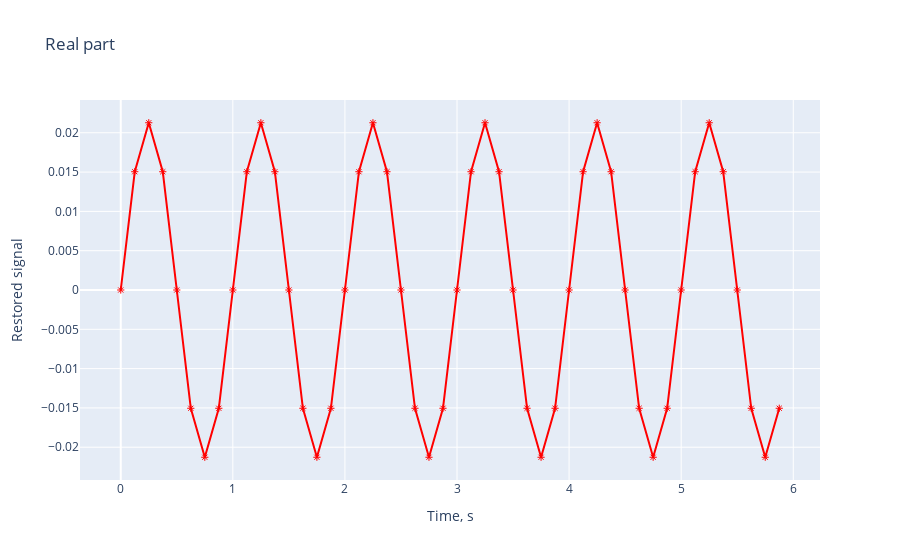

The notebook cell this image was saved under:
### Code cell
data = [
    go.Scatter(
        x = t,
        y = np.real(ys),
        mode = 'markers+lines',
        marker = dict(color='red', symbol=135)
    )
]
layout = go.Layout(
    title = 'Real part',
    xaxis=dict(title='Time, s'),
    yaxis=dict(title='Restored signal')
    )
fig = go.Figure(data=data, layout=layout)
iplot(fig)

### Figure 1 — Plotly figure (JSON) as saved in the notebook; plotly's stock layout.template omitted (floating-point values rounded to 4 significant figures)
{"data": [{"marker": {"color": "red", "symbol": 135}, "x": [0, 0.125, 0.25, 0.375, 0.5, 0.625, 0.75, 0.875, 1, 1.125, 1.25, 1.375, 1.5, 1.625, 1.75, 1.875, 2, 2.125, 2.25, 2.375, 2.5, 2.625, 2.75, 2.875, 3, 3.125, 3.25, 3.375, 3.5, 3.625, 3.75, 3.875, 4, 4.125, 4.25, 4.375, 4.5, 4.625, 4.75, 4.875, 5, 5.125, 5.25, 5.375, 5.5, 5.625, 5.75, 5.875], "type": "scatter", "mode": "markers+lines", "y": [0, 0.01504, 0.02128, 0.01504, 2.606e-18, -0.01504, -0.02128, -0.01504, -5.211e-18, 0.01504, 0.02128, 0.01504, 7.817e-18, -0.01504, -0.02128, -0.01504, -1.042e-17, 0.01504, 0.02128, 0.01504, 1.303e-17, -0.01504, -0.02128, -0.01504, -1.563e-17, 0.01504, 0.02128, 0.01504, 1.824e-17, -0.01504, -0.02128, -0.01504, -2.085e-17, 0.01504, 0.02128, 0.01504, 2.345e-17, -0.01504, -0.02128, -0.01504, -2.606e-17, 0.01504, 0.02128, 0.01504, 1.043e-16, -0.01504, -0.02128, -0.01504]}], "layout": {"yaxis": {"title": {"text": "Restored signal"}}, "xaxis": {"title": {"text": "Time, s"}}, "title": {"text": "Real part"}}}
